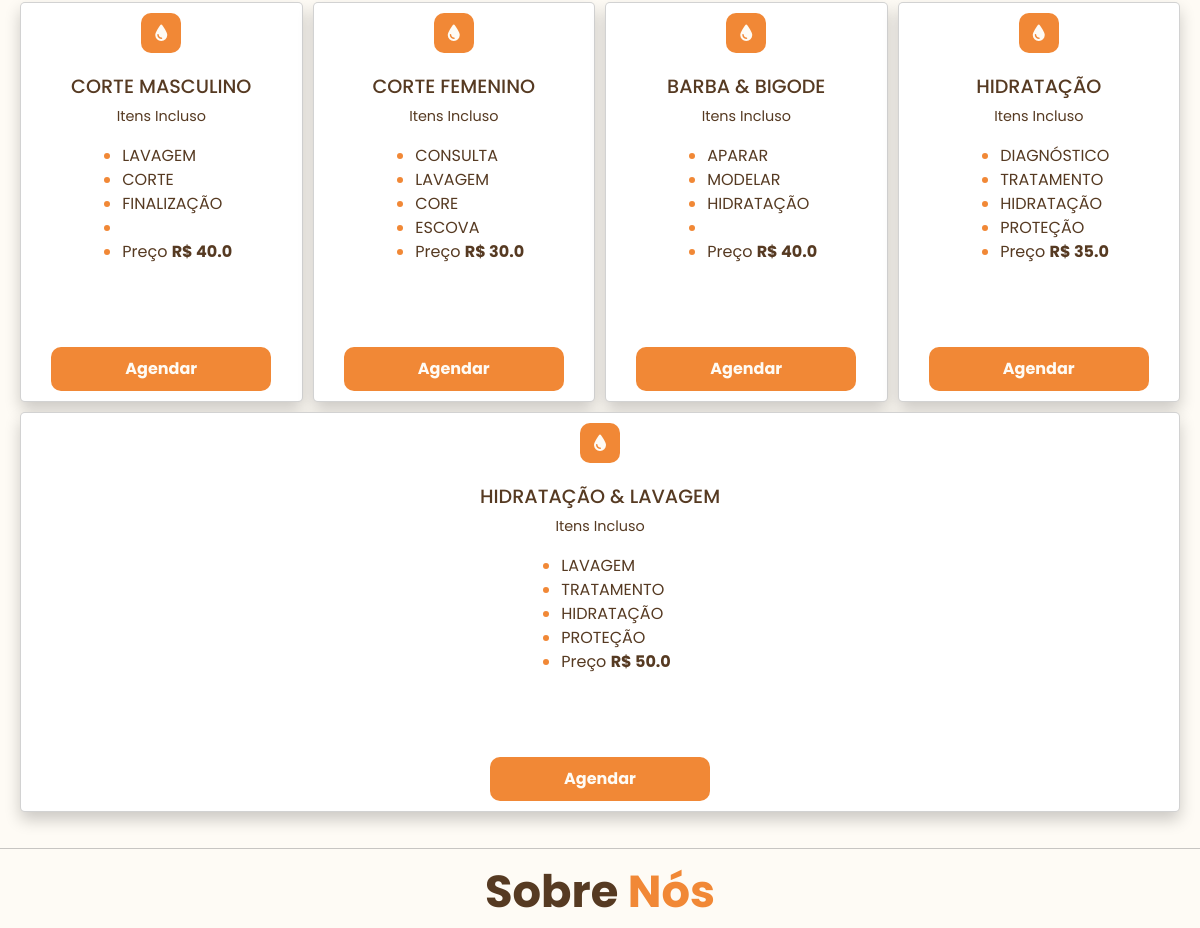
Before: / (middle part) with the older database file.
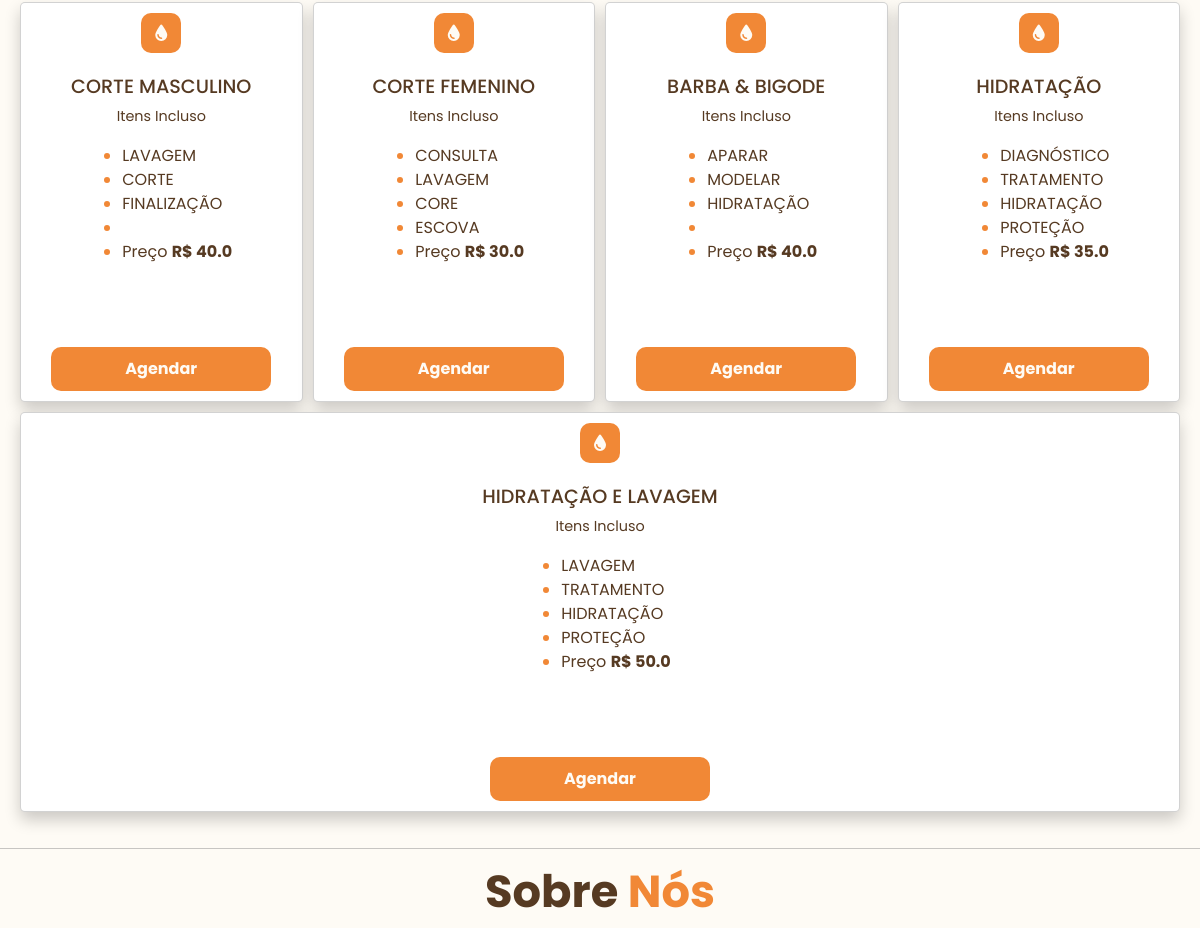
After: the same page with the newer database file.
### models/user.py (models this page shows)
class Servico(db.Model):
    __tablename__ = 'servicos'
    Id_Servico = db.Column(db.Integer, primary_key=True)
    No_Servico = db.Column(db.String(100), nullable=False)
    Pr_Servico = db.Column(db.Float, nullable=False)
    Tp_Estimado = db.Column(db.String(15))
    Dc_Descricao1 = db.Column(db.String(30))
    Dc_Descricao2 = db.Column(db.String(30))
    Dc_Descricao3 = db.Column(db.String(30))
    Dc_Descricao4 = db.Column(db.String(30))
    Fl_Situacao = db.Column(db.String(1), nullable=False, default='S')
    Dt_Cadastro = db.Column(db.Date, default=date.today)
    Hr_cadastro = db.Column(db.DateTime, default=datetime.now)
    No_Usualt = db.Column(db.String(50))
    Dt_Altera = db.Column(db.Date, default=date.today)
    Hr_Altera = db.Column(db.DateTime, default=datetime.now)
    No_Usudel = db.Column(db.String(50))
    Dt_Delete = db.Column(db.Date, default=date.today)
    Hr_Delete = db.Column(db.DateTime, default=datetime.now)
    Fl_Delete = db.Column(db.String(1), default="N")

### controllers/user_controllers.py (the view)
    @staticmethod
    def index():
        cardServico = Servico.query.all()
        if cardServico:
            return render_template('index.html', cardServico=cardServico)

### views/templates/index.html (shortened to what this page needs)
<!DOCTYPE html>
<html lang="pt-br">
<head>
    <link href="https://cdn.jsdelivr.net/npm/bootstrap@5.3.8/dist/css/bootstrap.min.css" rel="stylesheet"
>
    <link rel="stylesheet" href="https://cdnjs.cloudflare.com/ajax/libs/font-awesome/7.0.1/css/all.min.css"
 />
    <link rel="stylesheet" href="/static/css/index.css">
</head>
<body>
    <section class="servico" id="servico">
        <div class="cards">
            {% for servico in cardServico %}
                <div class="card">
                    <div class="card-icone">
                        <i class="fa-solid fa-droplet"></i>
                    </div>
                    <h3>{{ servico.No_Servico }}</h3>
                    <p>Itens Incluso</p>
                    <ul>
                        <li>{{ servico.Dc_Descricao1 }}</li>
                        <li>{{ servico.Dc_Descricao2 }}</li>
                        <li>{{ servico.Dc_Descricao3 }}</li>
                        <li>{{ servico.Dc_Descricao4 }}</li>
                        <li>Preço <span>R$ {{ servico.Pr_Servico }}</span></li>
                    </ul>
                    <form action="/escolherProfissional/{{ servico.Id_Servico }}" method="post">
                        <button type="submit" class="botao">Agendar</button>
                    </form>
                </div>
            {% endfor %}
        </div>
    </section>
    <hr>
    <section class="sobre-nos" id="sobre-nos">
        <h1>Sobre <span>Nós</span></h1>
    </section>
</body>
</html>

### static/css/index.css (style rules this page uses)
:root { --cor1: #FEFBF5; --cor2: #563A22; --cor3: #F1D7B4; --cor4: #9B7C64; --cor5: #F18836; }
* { margin: 0; padding: 0; box-sizing: border-box; font-family: "Poppins", sans-serif; }
body { background-color: var(--cor1); }
.botao { width: 220px; padding: 10px 20px; background-color: var(--cor5); border-radius: 10px; border: 0; color: var(--cor1); font-weight: bolder; transition: calc(1s); }
.servico { display: flex; flex-wrap: wrap; flex-direction: column; align-items: center; justify-content: center; margin-top: 15px; color: var(--cor2); }
.servico .cards { display: flex; flex-wrap: wrap; gap: 10px; width: 100%; align-items: center; justify-content: center; padding: 20px; }
.servico .card { display: flex; flex-wrap: wrap; flex-grow: 1; align-items: center; border-radius: 5px; height: 400px; padding: 10px; box-shadow: 0 .5rem 1rem rgb(0, 0, 0, 0.2); transition: .4s linear; color: var(--cor2); }
.servico .card-icone { align-self: center; margin-bottom: 12px; }
.servico .card i { display: flex; align-items: center; justify-content: center; background-color: var(--cor5); width: 40px; height: 40px; border-radius: 10px; color: var(--cor1); margin-bottom: 10px; }
.servico .card h3 { color: var(--cor2); font-size: 1.2rem; }
.servico .card p { font-size: 0.9rem; }
.servico .card li::marker { color: var(--cor5); }
.servico .card li span { color: var(--cor2); font-weight: bold; }
.servico .card form { margin-top: auto; }
.sobre-nos { display: flex; flex-wrap: wrap; flex-direction: column; align-items: center; justify-content: center; margin-top: 10px; }
.sobre-nos h1 { font-size: 2.8rem; color: var(--cor2); font-weight: bold; margin-bottom: 20px; }
.sobre-nos span { color: var(--cor5); }

Changed rows visible on the page:
changed Servico: No_Servico "HIDRATAÇÃO & LAVAGEM" → "HIDRATAÇÃO E LAVAGEM"
